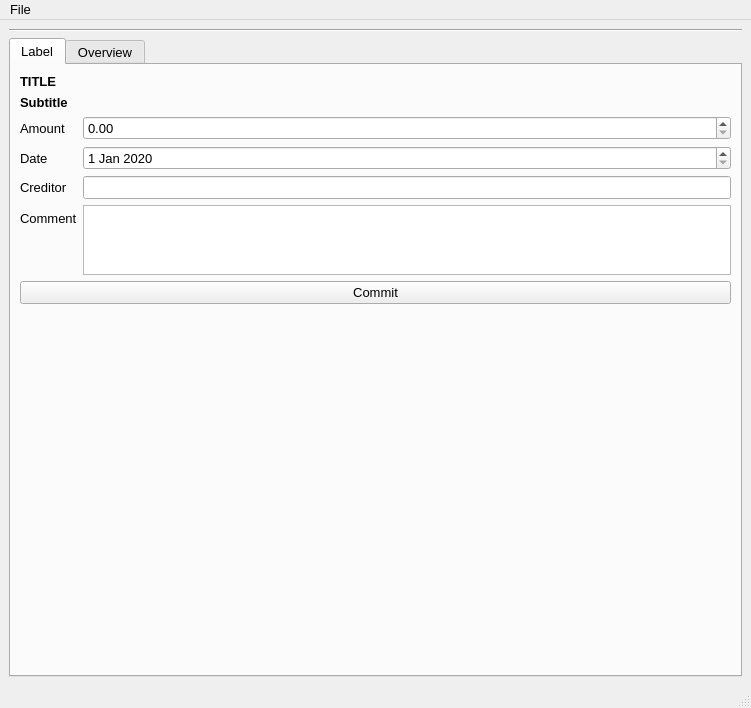
<?xml version="1.0" encoding="UTF-8"?>
<ui version="4.0">
 <class>MainWindow</class>
 <widget class="QMainWindow" name="MainWindow">
  <property name="geometry">
   <rect>
    <x>0</x>
    <y>0</y>
    <width>751</width>
    <height>708</height>
   </rect>
  </property>
  <property name="sizePolicy">
   <sizepolicy hsizetype="MinimumExpanding" vsizetype="MinimumExpanding">
    <horstretch>0</horstretch>
    <verstretch>0</verstretch>
   </sizepolicy>
  </property>
  <property name="minimumSize">
   <size>
    <width>400</width>
    <height>500</height>
   </size>
  </property>
  <property name="windowTitle">
   <string>BMC Payments Labeler V0.1</string>
  </property>
  <widget class="QWidget" name="centralwidget">
   <property name="minimumSize">
    <size>
     <width>600</width>
     <height>600</height>
    </size>
   </property>
   <layout class="QVBoxLayout" name="verticalLayout">
    <item>
     <widget class="Line" name="line">
      <property name="font">
       <font>
        <pointsize>10</pointsize>
       </font>
      </property>
      <property name="orientation">
       <enum>Qt::Horizontal</enum>
      </property>
     </widget>
    </item>
    <item>
     <widget class="QTabWidget" name="tabWidget">
      <property name="font">
       <font>
        <pointsize>10</pointsize>
       </font>
      </property>
      <property name="currentIndex">
       <number>0</number>
      </property>
      <widget class="QWidget" name="labelTab">
       <attribute name="title">
        <string>Label</string>
       </attribute>
       <layout class="QVBoxLayout" name="verticalLayout_3">
        <item>
         <layout class="QFormLayout" name="formLayout">
          <item row="0" column="0" colspan="2">
           <widget class="QLabel" name="title_label">
            <property name="font">
             <font>
              <pointsize>10</pointsize>
              <weight>75</weight>
              <bold>true</bold>
             </font>
            </property>
            <property name="text">
             <string>TITLE</string>
            </property>
           </widget>
          </item>
          <item row="2" column="0">
           <widget class="QLabel" name="amount_label">
            <property name="font">
             <font>
              <pointsize>10</pointsize>
             </font>
            </property>
            <property name="text">
             <string>Amount</string>
            </property>
           </widget>
          </item>
          <item row="3" column="0">
           <widget class="QLabel" name="date_label">
            <property name="font">
             <font>
              <pointsize>10</pointsize>
             </font>
            </property>
            <property name="text">
             <string>Date</string>
            </property>
           </widget>
          </item>
          <item row="4" column="0">
           <widget class="QLabel" name="creditor_label">
            <property name="font">
             <font>
              <pointsize>10</pointsize>
             </font>
            </property>
            <property name="text">
             <string>Creditor</string>
            </property>
           </widget>
          </item>
          <item row="5" column="0">
           <widget class="QLabel" name="comment_label">
            <property name="font">
             <font>
              <pointsize>10</pointsize>
             </font>
            </property>
            <property name="text">
             <string>Comment</string>
            </property>
           </widget>
          </item>
          <item row="4" column="1">
           <widget class="QLineEdit" name="creditor_input">
            <property name="font">
             <font>
              <pointsize>10</pointsize>
             </font>
            </property>
           </widget>
          </item>
          <item row="3" column="1">
           <widget class="QDateEdit" name="date_input">
            <property name="font">
             <font>
              <pointsize>10</pointsize>
             </font>
            </property>
            <property name="dateTime">
             <datetime>
              <hour>0</hour>
              <minute>0</minute>
              <second>0</second>
              <year>2020</year>
              <month>1</month>
              <day>1</day>
             </datetime>
            </property>
            <property name="minimumDateTime">
             <datetime>
              <hour>0</hour>
              <minute>0</minute>
              <second>0</second>
              <year>2020</year>
              <month>1</month>
              <day>1</day>
             </datetime>
            </property>
            <property name="maximumDate">
             <date>
              <year>2030</year>
              <month>1</month>
              <day>1</day>
             </date>
            </property>
            <property name="minimumDate">
             <date>
              <year>2020</year>
              <month>1</month>
              <day>1</day>
             </date>
            </property>
           </widget>
          </item>
          <item row="2" column="1">
           <widget class="QDoubleSpinBox" name="amount_input">
            <property name="font">
             <font>
              <pointsize>10</pointsize>
             </font>
            </property>
            <property name="suffix">
             <string extracomment="EURO"/>
            </property>
            <property name="maximum">
             <double>100000.000000000000000</double>
            </property>
           </widget>
          </item>
          <item row="5" column="1">
           <widget class="QPlainTextEdit" name="comment_input">
            <property name="font">
             <font>
              <pointsize>10</pointsize>
             </font>
            </property>
           </widget>
          </item>
          <item row="7" column="1">
           <spacer name="verticalSpacer">
            <property name="font">
             <font>
              <pointsize>10</pointsize>
             </font>
            </property>
            <property name="orientation">
             <enum>Qt::Vertical</enum>
            </property>
            <property name="sizeHint" stdset="0">
             <size>
              <width>20</width>
              <height>4000</height>
             </size>
            </property>
           </spacer>
          </item>
          <item row="1" column="0" colspan="2">
           <widget class="QLabel" name="subtitle_label">
            <property name="font">
             <font>
              <pointsize>10</pointsize>
              <weight>75</weight>
              <bold>true</bold>
             </font>
            </property>
            <property name="text">
             <string>Subtitle</string>
            </property>
           </widget>
          </item>
          <item row="6" column="0" colspan="2">
           <widget class="QPushButton" name="commit_button">
            <property name="font">
             <font>
              <pointsize>10</pointsize>
             </font>
            </property>
            <property name="text">
             <string>Commit</string>
            </property>
           </widget>
          </item>
         </layout>
        </item>
       </layout>
      </widget>
      <widget class="QWidget" name="consultTab">
       <attribute name="title">
        <string>Overview</string>
       </attribute>
       <layout class="QVBoxLayout" name="verticalLayout_2">
        <item>
         <widget class="QTableWidget" name="table_widget"/>
        </item>
        <item>
         <layout class="QHBoxLayout" name="horizontalLayout">
          <item>
           <spacer name="horizontalSpacer">
            <property name="orientation">
             <enum>Qt::Horizontal</enum>
            </property>
            <property name="sizeHint" stdset="0">
             <size>
              <width>50</width>
              <height>20</height>
             </size>
            </property>
           </spacer>
          </item>
          <item>
           <widget class="QLabel" name="label">
            <property name="text">
             <string>Decimal point</string>
            </property>
           </widget>
          </item>
          <item>
           <widget class="QLineEdit" name="decimal_point_input">
            <property name="sizePolicy">
             <sizepolicy hsizetype="Fixed" vsizetype="Fixed">
              <horstretch>0</horstretch>
              <verstretch>0</verstretch>
             </sizepolicy>
            </property>
            <property name="minimumSize">
             <size>
              <width>30</width>
              <height>0</height>
             </size>
            </property>
            <property name="maximumSize">
             <size>
              <width>30</width>
              <height>16777215</height>
             </size>
            </property>
            <property name="text">
             <string>.</string>
            </property>
           </widget>
          </item>
          <item>
           <widget class="QPushButton" name="refresh_button">
            <property name="text">
             <string>Refresh</string>
            </property>
           </widget>
          </item>
         </layout>
        </item>
       </layout>
      </widget>
     </widget>
    </item>
   </layout>
  </widget>
  <widget class="QMenuBar" name="menubar">
   <property name="geometry">
    <rect>
     <x>0</x>
     <y>0</y>
     <width>751</width>
     <height>20</height>
    </rect>
   </property>
   <property name="font">
    <font>
     <pointsize>10</pointsize>
    </font>
   </property>
   <widget class="QMenu" name="menuFile">
    <property name="font">
     <font>
      <pointsize>10</pointsize>
     </font>
    </property>
    <property name="title">
     <string>File</string>
    </property>
    <addaction name="open_directory_action"/>
    <addaction name="export_action"/>
    <addaction name="separator"/>
    <addaction name="quit_action"/>
   </widget>
   <addaction name="menuFile"/>
  </widget>
  <widget class="QStatusBar" name="statusbar"/>
  <action name="help_action">
   <property name="text">
    <string>Help</string>
   </property>
  </action>
  <action name="open_directory_action">
   <property name="text">
    <string>Open directory</string>
   </property>
   <property name="font">
    <font>
     <pointsize>10</pointsize>
    </font>
   </property>
  </action>
  <action name="export_action">
   <property name="text">
    <string>Export labels</string>
   </property>
   <property name="font">
    <font>
     <pointsize>10</pointsize>
    </font>
   </property>
  </action>
  <action name="quit_action">
   <property name="text">
    <string>Quit</string>
   </property>
   <property name="font">
    <font>
     <pointsize>10</pointsize>
    </font>
   </property>
  </action>
 </widget>
 <tabstops>
  <tabstop>amount_input</tabstop>
  <tabstop>date_input</tabstop>
  <tabstop>creditor_input</tabstop>
  <tabstop>comment_input</tabstop>
  <tabstop>commit_button</tabstop>
  <tabstop>tabWidget</tabstop>
 </tabstops>
 <resources/>
 <connections/>
</ui>
